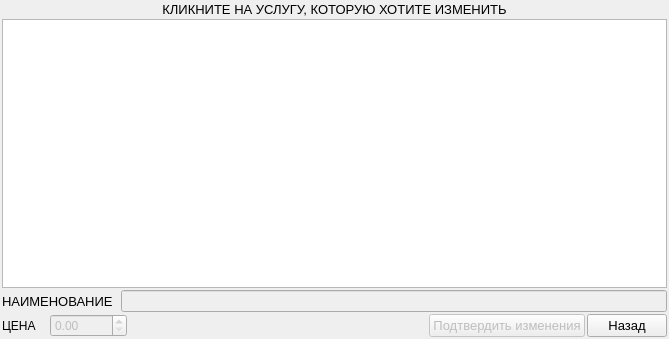
<?xml version="1.0" encoding="UTF-8"?>
<ui version="4.0">
 <class>Form_For_Change_Service</class>
 <widget class="QWidget" name="Form_For_Change_Service">
  <property name="geometry">
   <rect>
    <x>0</x>
    <y>0</y>
    <width>669</width>
    <height>339</height>
   </rect>
  </property>
  <property name="windowTitle">
   <string>Изменение услуги</string>
  </property>
  <layout class="QVBoxLayout" name="verticalLayout">
   <property name="spacing">
    <number>2</number>
   </property>
   <property name="leftMargin">
    <number>2</number>
   </property>
   <property name="topMargin">
    <number>2</number>
   </property>
   <property name="rightMargin">
    <number>2</number>
   </property>
   <property name="bottomMargin">
    <number>2</number>
   </property>
   <item>
    <widget class="QLabel" name="label">
     <property name="font">
      <font>
       <pointsize>10</pointsize>
      </font>
     </property>
     <property name="text">
      <string>КЛИКНИТЕ НА УСЛУГУ, КОТОРУЮ ХОТИТЕ ИЗМЕНИТЬ</string>
     </property>
     <property name="alignment">
      <set>Qt::AlignCenter</set>
     </property>
    </widget>
   </item>
   <item>
    <widget class="QTableWidget" name="data_services">
     <property name="enabled">
      <bool>true</bool>
     </property>
     <property name="font">
      <font>
       <pointsize>12</pointsize>
      </font>
     </property>
     <property name="mouseTracking">
      <bool>false</bool>
     </property>
     <property name="focusPolicy">
      <enum>Qt::NoFocus</enum>
     </property>
     <property name="contextMenuPolicy">
      <enum>Qt::NoContextMenu</enum>
     </property>
     <property name="layoutDirection">
      <enum>Qt::LeftToRight</enum>
     </property>
     <property name="autoFillBackground">
      <bool>false</bool>
     </property>
     <property name="frameShape">
      <enum>QFrame::StyledPanel</enum>
     </property>
     <property name="frameShadow">
      <enum>QFrame::Plain</enum>
     </property>
     <property name="lineWidth">
      <number>2</number>
     </property>
     <property name="midLineWidth">
      <number>0</number>
     </property>
     <property name="verticalScrollBarPolicy">
      <enum>Qt::ScrollBarAsNeeded</enum>
     </property>
     <property name="sizeAdjustPolicy">
      <enum>QAbstractScrollArea::AdjustIgnored</enum>
     </property>
     <property name="autoScrollMargin">
      <number>20</number>
     </property>
     <property name="editTriggers">
      <set>QAbstractItemView::NoEditTriggers</set>
     </property>
     <property name="tabKeyNavigation">
      <bool>false</bool>
     </property>
     <property name="showDropIndicator" stdset="0">
      <bool>false</bool>
     </property>
     <property name="dragDropOverwriteMode">
      <bool>false</bool>
     </property>
     <property name="selectionMode">
      <enum>QAbstractItemView::SingleSelection</enum>
     </property>
     <property name="selectionBehavior">
      <enum>QAbstractItemView::SelectRows</enum>
     </property>
     <property name="textElideMode">
      <enum>Qt::ElideMiddle</enum>
     </property>
     <property name="verticalScrollMode">
      <enum>QAbstractItemView::ScrollPerItem</enum>
     </property>
     <property name="showGrid">
      <bool>true</bool>
     </property>
     <property name="gridStyle">
      <enum>Qt::SolidLine</enum>
     </property>
     <property name="sortingEnabled">
      <bool>false</bool>
     </property>
     <property name="wordWrap">
      <bool>false</bool>
     </property>
     <property name="cornerButtonEnabled">
      <bool>false</bool>
     </property>
     <attribute name="horizontalHeaderVisible">
      <bool>false</bool>
     </attribute>
     <attribute name="horizontalHeaderCascadingSectionResizes">
      <bool>true</bool>
     </attribute>
     <attribute name="horizontalHeaderDefaultSectionSize">
      <number>100</number>
     </attribute>
     <attribute name="horizontalHeaderHighlightSections">
      <bool>true</bool>
     </attribute>
     <attribute name="horizontalHeaderMinimumSectionSize">
      <number>10</number>
     </attribute>
     <attribute name="horizontalHeaderShowSortIndicator" stdset="0">
      <bool>false</bool>
     </attribute>
     <attribute name="horizontalHeaderStretchLastSection">
      <bool>true</bool>
     </attribute>
     <attribute name="verticalHeaderVisible">
      <bool>false</bool>
     </attribute>
     <attribute name="verticalHeaderCascadingSectionResizes">
      <bool>false</bool>
     </attribute>
     <attribute name="verticalHeaderDefaultSectionSize">
      <number>30</number>
     </attribute>
     <attribute name="verticalHeaderHighlightSections">
      <bool>true</bool>
     </attribute>
     <attribute name="verticalHeaderMinimumSectionSize">
      <number>30</number>
     </attribute>
     <attribute name="verticalHeaderShowSortIndicator" stdset="0">
      <bool>true</bool>
     </attribute>
     <attribute name="verticalHeaderStretchLastSection">
      <bool>false</bool>
     </attribute>
     <column>
      <property name="text">
       <string>ЦЕНА</string>
      </property>
      <property name="font">
       <font>
        <pointsize>12</pointsize>
       </font>
      </property>
      <property name="textAlignment">
       <set>AlignHCenter|AlignVCenter|AlignCenter</set>
      </property>
      <property name="foreground">
       <brush brushstyle="SolidPattern">
        <color alpha="255">
         <red>0</red>
         <green>0</green>
         <blue>0</blue>
        </color>
       </brush>
      </property>
     </column>
     <column>
      <property name="text">
       <string>НАИМЕНОВАНИЕ</string>
      </property>
      <property name="font">
       <font>
        <pointsize>12</pointsize>
        <stylestrategy>PreferAntialias</stylestrategy>
        <kerning>true</kerning>
       </font>
      </property>
      <property name="textAlignment">
       <set>AlignHCenter|AlignVCenter|AlignCenter</set>
      </property>
     </column>
    </widget>
   </item>
   <item>
    <layout class="QHBoxLayout" name="horizontalLayout_2">
     <property name="spacing">
      <number>8</number>
     </property>
     <item>
      <widget class="QLabel" name="label_2">
       <property name="font">
        <font>
         <pointsize>10</pointsize>
        </font>
       </property>
       <property name="text">
        <string>НАИМЕНОВАНИЕ</string>
       </property>
      </widget>
     </item>
     <item>
      <widget class="QLineEdit" name="name">
       <property name="enabled">
        <bool>false</bool>
       </property>
      </widget>
     </item>
    </layout>
   </item>
   <item>
    <layout class="QHBoxLayout" name="horizontalLayout">
     <item>
      <widget class="QLabel" name="label_3">
       <property name="text">
        <string>ЦЕНА</string>
       </property>
      </widget>
     </item>
     <item>
      <widget class="QDoubleSpinBox" name="cost">
       <property name="enabled">
        <bool>false</bool>
       </property>
       <property name="maximum">
        <double>99999.000000000000000</double>
       </property>
      </widget>
     </item>
     <item>
      <spacer name="horizontalSpacer">
       <property name="orientation">
        <enum>Qt::Horizontal</enum>
       </property>
       <property name="sizeType">
        <enum>QSizePolicy::Fixed</enum>
       </property>
       <property name="sizeHint" stdset="0">
        <size>
         <width>300</width>
         <height>20</height>
        </size>
       </property>
      </spacer>
     </item>
     <item>
      <widget class="QPushButton" name="enter_change_button">
       <property name="enabled">
        <bool>false</bool>
       </property>
       <property name="font">
        <font>
         <pointsize>10</pointsize>
        </font>
       </property>
       <property name="text">
        <string>Подтвердить изменения</string>
       </property>
      </widget>
     </item>
     <item>
      <widget class="QPushButton" name="back_button">
       <property name="font">
        <font>
         <pointsize>10</pointsize>
        </font>
       </property>
       <property name="text">
        <string>Назад</string>
       </property>
      </widget>
     </item>
    </layout>
   </item>
  </layout>
 </widget>
 <resources/>
 <connections/>
</ui>
